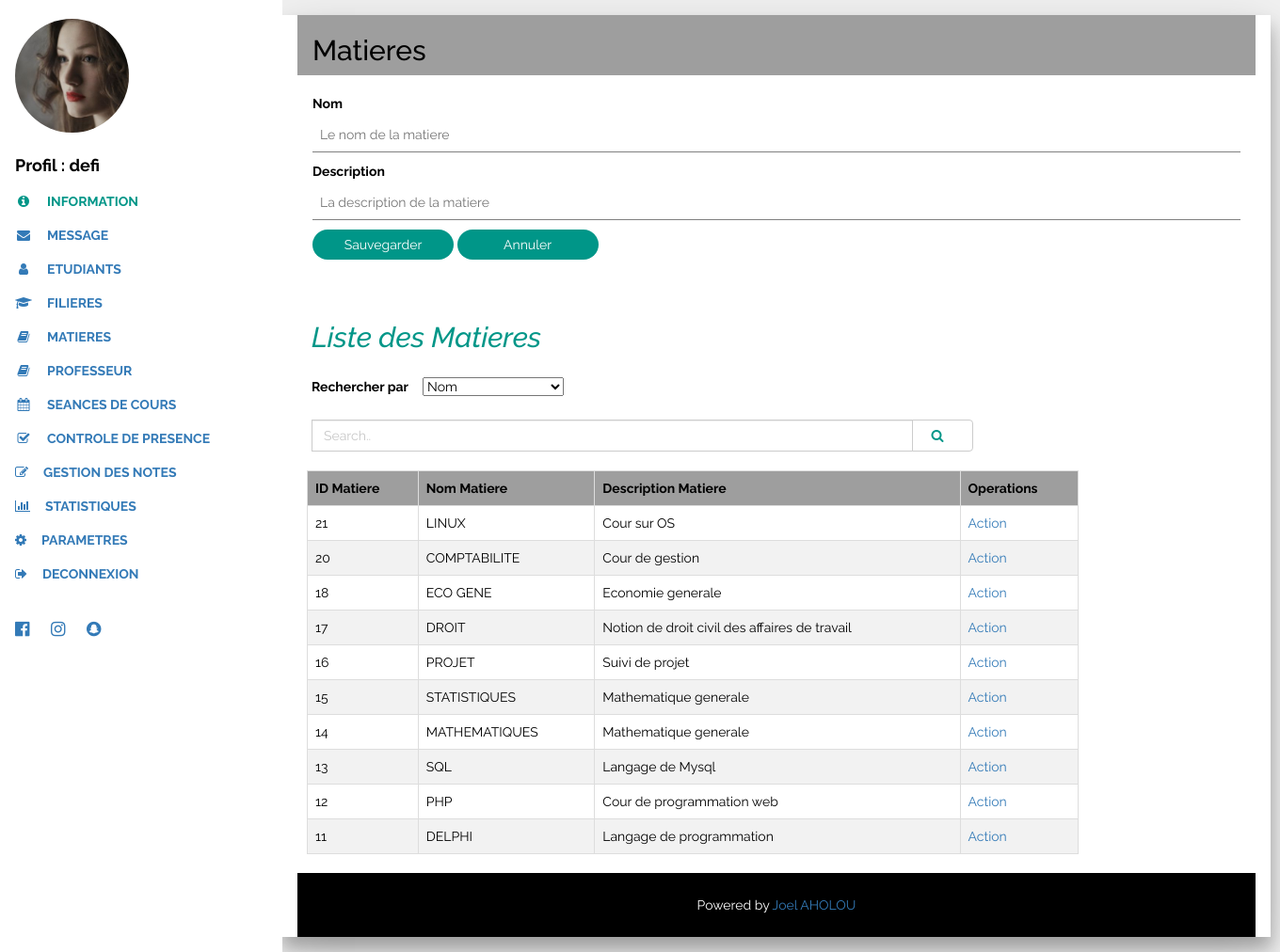
The page /index_etablissement_matiere.php?id=1 on the database its author committed.
### tables this page shows
CREATE TABLE IF NOT EXISTS `etablissement` (
`id` int(11) NOT NULL,
  `pseudo` varchar(20) NOT NULL,
  `mail` varchar(60) NOT NULL,
  `motdepasse` varchar(90) NOT NULL
);

CREATE TABLE IF NOT EXISTS `matiere` (
`idm` int(11) NOT NULL,
  `nom` varchar(30) NOT NULL,
  `libelle` text NOT NULL
);

### index_etablissement_matiere.php (the view, shortened to what this page needs)
<?php
  $bdd = new PDO('mysql:host=127.0.0.1; dbname=scolarite1','root', '');
if (isset($_GET['id']))
  {
    $getid = intval($_GET['id']);
    $requser = $bdd->prepare('SELECT * FROM etablissement WHERE id = ? ');
    $requser->execute(array($getid));
    $userinfo=$requser->fetch();
?>
<!DOCTYPE html>
<html>
<link rel="stylesheet" href="w3.css">
<link rel="stylesheet" href="font-awesome.min.css">
<link rel="stylesheet" href="bootstrap.min.css">
<body class="w3-light-grey w3-content" style="max-width:1600px">
<nav class="w3-sidenav w3-collapse w3-white w3-animate-left" style="z-index:3;width:300px;" id="mySidenav"><br>
  <div class="w3-container">
    <img src="w3images/avatar_g2.jpg" style="width:45%;" class="w3-circle"><br><br>
    <h4 class="w3-padding-0"><b> Profil : <?php echo $userinfo['pseudo']; ?></b></h4>
	 <?php
                  if (isset($_SESSION['id']) AND $userinfo['id'] == $_SESSION['id']) {
                    ?>
  </div>
  <a href="#portfolio" onclick="w3_close()" class="w3-padding w3-text-teal"><i class="fa fa fa-info-circle fa-fw w3-margin-right"></i>INFORMATION</a>
  <a href="#about" onclick="w3_close()" class="w3-padding"><i class="fa fa-envelope fa-fw w3-margin-right"></i>MESSAGE</a>
	<a href="index_etablissement_etudiant.php?id=<?php echo ($_SESSION['id']);?>" onclick="w3_close()" class="w3-padding"><i class="fa  fa fa-user fa-fw w3-margin-right"></i>ETUDIANTS</a>
	<a href="index_etablissement_filiere.php?id=<?php echo ($_SESSION['id']);?>" onclick="w3_close()" class="w3-padding"><i class="fa  fa-mortar-board fa-fw w3-margin-right"></i>FILIERES</a>
	<a href="index_etablissement_matiere.php?id=<?php echo ($_SESSION['id']);?>" onclick="w3_close()" class="w3-padding"><i class="fa  fa fa-book fa-fw w3-margin-right"></i>MATIERES</a>
	<a href="index_etablissement_professeur.php?id=<?php echo ($_SESSION['id']);?>" onclick="w3_close()" class="w3-padding"><i class="fa  fa fa-book fa-fw w3-margin-right"></i>PROFESSEUR</a>
	<a href="#" onclick="w3_close()" class="w3-padding"><i class="fa  fa fa-calendar fa-fw w3-margin-right"></i>SEANCES DE COURS</a>
   <a href="#" onclick="w3_close()" class="w3-padding"><i class="fa  fa fa-check-square-o fa-fw w3-margin-right"></i>CONTROLE DE PRESENCE</a>
   <a href="#" onclick="w3_close()" class="w3-padding"><i class="fa fa fa-edit w3-margin-right"></i>GESTION DES NOTES</a>
   <a href="#" onclick="w3_close()" class="w3-padding"><i class="fa fa fa-bar-chart-o w3-margin-right"></i>STATISTIQUES</a>
   <a href="#" onclick="w3_close()" class="w3-padding"><i class="fa fa fa-cog w3-margin-right"></i>PARAMETRES</a>
   <a href="deconnexion.php" onclick="w3_close()" class="w3-padding"><i class="fa fa fa-sign-out w3-margin-right"></i>DECONNEXION</a>
  <div class="w3-section w3-padding-top w3-large">
    <a href="#" class="w3-hover-white w3-hover-text-indigo w3-show-inline-block"><i class="fa fa-facebook-official"></i></a>
    <a href="#" class="w3-hover-white w3-hover-text-purple w3-show-inline-block"><i class="fa fa-instagram"></i></a>
    <a href="#" class="w3-hover-white w3-hover-text-yellow w3-show-inline-block"><i class="fa fa-snapchat"></i></a>
    <?php
				  }
	?>
  </div>
</nav>
<div class="w3-main" style="margin-left:300px">
  <div class="w3-panel w3-card-12 w3-margin-bottom w3-white" style="width:1050px;">
		<div class="w3-container w3-grey">
  <h2>Matieres</h2>
</div>
<br/>
<form class="w3-container" method="POST" action="">
  <p>
  <label for="nom" >Nom</label>
  <input class="w3-input"  autocomplete="off" type="text" value="<?php if (isset($nom)) { echo $nom; } ?>" placeholder="Le nom de la matiere" id="nom" name="nom"></p>
  <p>
  <label for="des" >Description</label>
  <input class="w3-input"  autocomplete="off" type="text" value="<?php if (isset($des)) { echo $des; } ?>" placeholder="La description de la matiere" id="des" name="des"></p>
  <p><button  type="submit" name="forminscription" class="w3-btn w3-teal w3-round-xxlarge">Sauvegarder</button>
  <button type="reset" class="w3-btn w3-teal w3-round-xxlarge">Annuler</button></p>
</form><br/>
<h2 class="w3-text-teal w3-padding-16" style="margin-left:15px;"><i>Liste des Matieres</i></h2>
  <?php
    $bdd = new PDO('mysql:host=127.0.0.1; dbname=scolarite1','root', '');
      $_select = $bdd->prepare("SELECT * FROM matiere order by idm desc limit 10");
    $_select->execute();
    ?>
	<form method="POST" action="">
  <div class="input-group">
  <label for="choix" style="margin-left:15px;">Rechercher par </label>
    <select class=""  style="width:150px; margin-left:15px;" name="choix">
      <option value="">Nom</option>
    </select><br/><br/>
    <input type="text" class="form-control" style="margin-left:15px; " name="search" value="<?php if (isset($search)) {echo ($search);} ?>" placeholder="Search..">
    <div class="input-group-btn">
      <button class="btn btn-default" style="margin-right:300px; margin-top:45px;" type="submit">
        <i class="fa fa-search fa-fw w3-margin-right w3-text-teal" style="margin-left:5px;" ></i>
      </button>
    </div>
  </div>
</form>
<br/>
 <div class="table-responsive ">
  <table style="width:820px; margin-left:10px;">
    <thead>
      <tr>
        <th>ID Matiere</th>
        <th>Nom Matiere</th>
        <th>Description Matiere</th>
        <th>Operations</th>
      </tr>
    </thead>
    <tbody>
     <?php  while ($s=$_select->fetch(PDO::FETCH_OBJ)) {
?>
      <tr>
        <td><?php echo $s->idm;?></td>
        <td><?php echo $s->nom;?></td>
        <td><?php echo $s->libelle;?></td>
        <td>
       <a href="index_etablissement_matiere_action.php?idm=<?php echo $s->idm;?>" target="_parent"  style="text-decoration:none;">Action</a></td>
		     <?php
                    }
                    ?>
	</div>
  </table><br/>
</div>
  <div class="w3-black w3-center w3-padding-24">Powered by <a href="default.html" title="W3.CSS" target="_blank" class="w3-hover-opacity">Joel AHOLOU</a></div>
</div>
</body>
</html>
<?php
  }else{
    echo "Desole";
  }
?>

### index_etablissement_matiere.php (style rules this page uses)
body,h1,h2,h3,h4,h5,h6 { font-family: "Raleway", sans-serif }
.w3-sidenav a,.w3-sidenav h4 { font-weight:bold }
table { border-collapse: collapse; width: 100%; border: 1px solid #ddd; }
th, td { text-align: left; padding: 8px; border: 1px solid #ddd; }
tr:nth-child(even) { background-color: #f2f2f2 }
th { background-color: #9E9E9E; color: black; }
.w3-btn { width:150px; }

### rows shown on the page
etablissement: pseudo "defi"
matiere: idm "21", nom "LINUX", libelle "Cour sur OS"
matiere: idm "20", nom "COMPTABILITE", libelle "Cour de gestion"
matiere: idm "18", nom "ECO GENE", libelle "Economie generale"
matiere: idm "17", nom "DROIT", libelle "Notion de droit civil des affaires de travail"
matiere: idm "16", nom "PROJET", libelle "Suivi de projet"
matiere: idm "15", nom "STATISTIQUES", libelle "Mathematique generale"
matiere: idm "14", nom "MATHEMATIQUES", libelle "Mathematique generale"
matiere: idm "13", nom "SQL", libelle "Langage de Mysql"
matiere: idm "12", nom "PHP", libelle "Cour de programmation web"
matiere: idm "11", nom "DELPHI", libelle "Langage de programmation"
